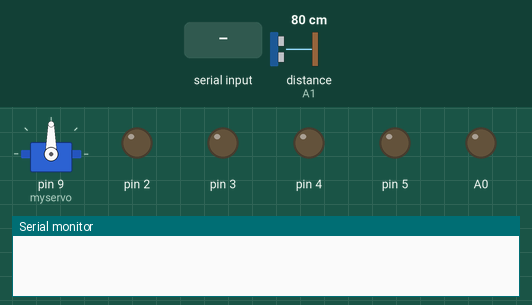
Simulated run of this sketch. Board: Arduino Uno, built with avr-gcc and run on an emulated ATmega328P. Shown: servo, output pins drawn as LEDs (lit = HIGH), the last lines printed to the serial monitor. Inputs (shaded band) come from the test bench; at power-on: distance to the obstacle (sensor on A1) 80 cm. The echo pulse lasts 58.3 µs per cm.

Above: at 1.2 s.
1.3 s: "U" received over Serial
At 1.8 s:
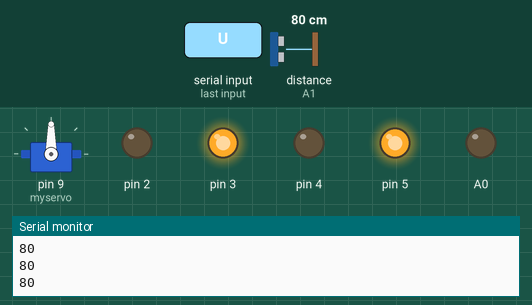
3.4 s: "D" received over Serial
At 3.9 s:
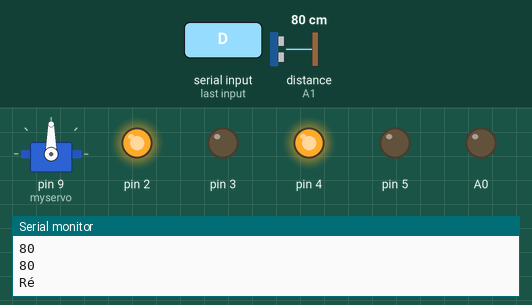
5.5 s: "L" received over Serial
At 5.56 s:
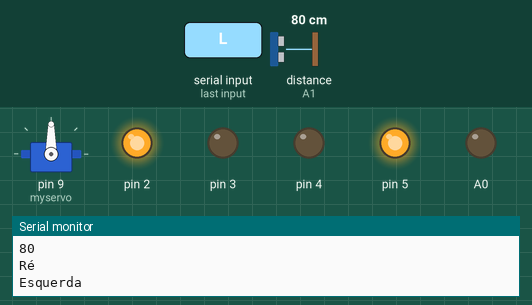
7.1 s: "R" received over Serial
At 7.16 s:
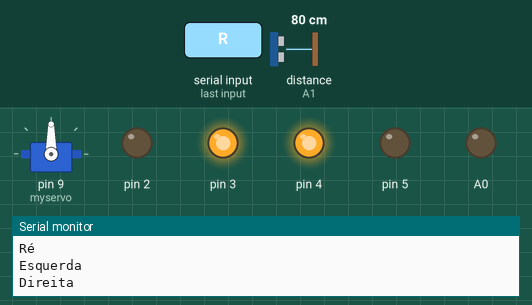
Timing chart, 0 to 9.7 s (numbered marks = the images above; inputs shaded):
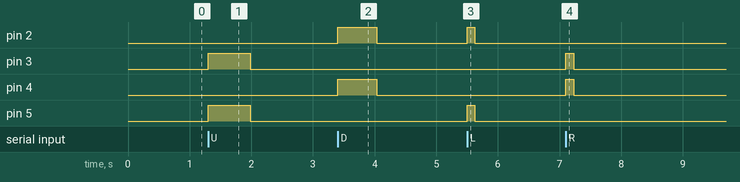

The sketch:

teste_ultrassom.ino
```cpp
//#include <TimerThree.h>
#include <SPI.h>
#include <Mirf.h>
#include <nRF24L01.h>
#include <MirfHardwareSpiDriver.h>
#include <Servo.h>
#define Delay 630
#define DISTANCIA 3
#define DELAY_BUSCA 50
/***********************************************************************/
union aux{
  unsigned long longs;
  byte bytes[4];
}
dado;
/***********************************************************************/
Servo myservo;
void setup(){
  //Timer3.initialize(250000);
  //Timer3.attachInterrupt(callback);
  Serial.begin(9600);
  Mirf.cePin = 8;
  Mirf.csnPin = 7;
  Mirf.spi = &MirfHardwareSpi;
  Mirf.init();
  Mirf.setRADDR((byte *)"Carro");
  Mirf.payload = sizeof(unsigned long);
  Mirf.channel = 10;
  Mirf.config();
  //Mirf.configRegister(RF_SETUP,0x0D);
  pinMode(2,OUTPUT);
  pinMode(3,OUTPUT);
  pinMode(4,OUTPUT);
  pinMode(5,OUTPUT);
  myservo.attach(9);
  myservo.write(90);
}
/***********************************************************************/
void loop(){
  //byte data[Mirf.payload];
  if(Mirf.dataReady()){
    Mirf.getData(dado.bytes);
  }
  if(Serial.available()){
    dado.bytes[0] = Serial.read();
  }
  if(dado.bytes[0] == 'U' ){
    Serial.println("Frente");
    frente();
    for(uint8_t i = 0;i<10;i++){
      long dst = cheque_ultrassom(A0,A1,Delay/10);
      if(dst <= DISTANCIA){
        parar();
        delay(500);
        re();
        delay(500);
        break;
        }
      }
      //cheque_caminho(630);
      //delay(Delay);
      parar();
  }
  if(dado.bytes[0] == 'D' ){
    Serial.println("Ré");
    re();
    delay(Delay);
    parar();
  }
  if(dado.bytes[0] == 'L' ){
    Serial.println("Esquerda");
    esquerda();
    //cheque_caminho(630);
    delay(Delay/5);
    parar();
  }
  if(dado.bytes[0] == 'R' ){
    Serial.println("Direita");
    direita();
    //cheque_caminho(630);
    delay(Delay/5);
    parar();
  }
  dado.longs = 0;
}
/***********************************************************************/
void frente(){
  digitalWrite(2,LOW);
  digitalWrite(3,HIGH);
  digitalWrite(4,LOW);
  digitalWrite(5,HIGH);
}
/***********************************************************************/
void re(){
  digitalWrite(2,HIGH);
  digitalWrite(3,LOW);
  digitalWrite(4,HIGH);
  digitalWrite(5,LOW);
}
/***********************************************************************/
void esquerda(){
  digitalWrite(2,HIGH);
  digitalWrite(3,LOW);
  digitalWrite(4,LOW);
  digitalWrite(5,HIGH);
}
/***********************************************************************/
void direita(){
  digitalWrite(2,LOW);
  digitalWrite(3,HIGH);
  digitalWrite(4,HIGH);
  digitalWrite(5,LOW);
}
/***********************************************************************/
void parar(){
  digitalWrite(2,LOW);
  digitalWrite(3,LOW);
  digitalWrite(4,LOW);
  digitalWrite(5,LOW);
}
/***********************************************************************/
void cheque_caminho(int tempo){
  uint16_t atraso = tempo/24;//atraso para cada leitura do sensor ultrasonico
  for(uint8_t pos = 30;pos<150;pos+=10){
    myservo.write(pos);
    //delay(100);
    long dst = cheque_ultrassom(A0,A1,atraso);
    if(dst <= DISTANCIA){
      parar();
      Serial.println("Obstaculo");
      myservo.write(90);
      re();
      delay(500);
      parar();
      return;
    }
  }
  for(uint8_t pos = 150;pos>30;pos-=10){
    myservo.write(pos);
    //delay(100);
    long dst = cheque_ultrassom(A0,A1,atraso);
    if(dst <= DISTANCIA){
      parar();
      Serial.println("Obstaculo");
      myservo.write(90);
      re();
      delay(500);
      parar();
      return;
    }
  }
}
/***********************************************************************/
long cheque_ultrassom(uint8_t trigPin,uint8_t echoPin,uint16_t tempo){
  pinMode(trigPin,OUTPUT);
  pinMode(echoPin,INPUT);
  long duracao, distancia;
  digitalWrite(trigPin, LOW);
  delayMicroseconds(2);
  digitalWrite(trigPin, HIGH);
  delayMicroseconds(10);
  digitalWrite(trigPin, LOW);
  duracao = pulseIn(echoPin, HIGH);
  //Esse calculo é baseado em s = v . t, lembrando que o tempo vem dobrado
  //porque é o tempo de ida e volta do ultrassom
  delay(tempo);
  distancia = (duracao/2) / 29.1;
  Serial.println(distancia);
  if (distancia >= 200 || distancia <= 0){
    return 0xff;
  }
  else {
    return distancia;
  }
}
/***********************************************************************/
```

Measured:
- after the input at 1.3 s, pin 3, pin 5: LOW → HIGH at once, → LOW 0.68 s later
- after the input at 3.4 s, pin 2, pin 4: LOW → HIGH at once, → LOW 0.63 s later
- after the input at 5.5 s, pin 2, pin 5: LOW → HIGH at once, → LOW 0.13 s later
- after the input at 7.1 s, pin 3, pin 4: LOW → HIGH at once, → LOW 0.13 s later
